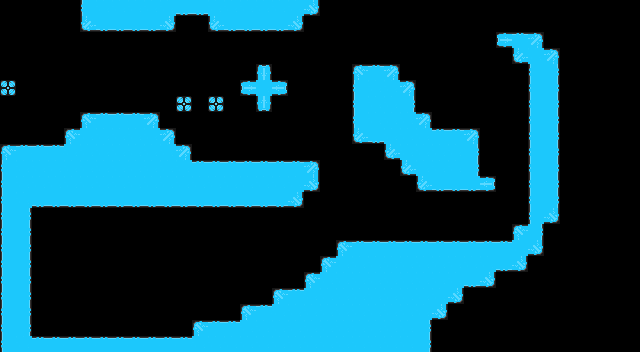

Rendered tile map (Tiled .tmx) drawn with the repository's tilesets; below, a short description and the map source with its tile grids summarised:
An orthogonal 40x22 tile map with 16x16 px tiles, 1 tile layer (Tile Layer 2).

<map version="1.0" orientation="orthogonal" width="40" height="22" tilewidth="16" tileheight="16">
 <tileset firstgid="1" name="pickleTile" tilewidth="16" tileheight="16">
  <image source="pickleTile.png" width="256" height="16" />
  <tile id="0">
   <properties>
    <property name="solid" value="1" />
   </properties>
  </tile>
  <tile id="1">
   <properties>
    <property name="solid" value="1" />
   </properties>
  </tile>
  <tile id="2">
   <properties>
    <property name="solid" value="1" />
   </properties>
  </tile>
  <tile id="3">
   <properties>
    <property name="solid" value="1" />
   </properties>
  </tile>
  <tile id="4">
   <properties>
    <property name="solid" value="1" />
   </properties>
  </tile>
  <tile id="5">
   <properties>
    <property name="solid" value="1" />
   </properties>
  </tile>
  <tile id="6">
   <properties>
    <property name="solid" value="1" />
   </properties>
  </tile>
  <tile id="7">
   <properties>
    <property name="solid" value="1" />
   </properties>
  </tile>
  <tile id="8">
   <properties>
    <property name="solid" value="1" />
   </properties>
  </tile>
  <tile id="9">
   <properties>
    <property name="solid" value="1" />
   </properties>
  </tile>
  <tile id="10">
   <properties>
    <property name="solid" value="1" />
   </properties>
  </tile>
  <tile id="11">
   <properties>
    <property name="solid" value="1" />
   </properties>
  </tile>
 </tileset>
 <layer name="Tile Layer 2" width="40" height="22">
  <data>[880 cells, 307 non-empty, 14 distinct tile ids]</data>
 </layer>
</map>